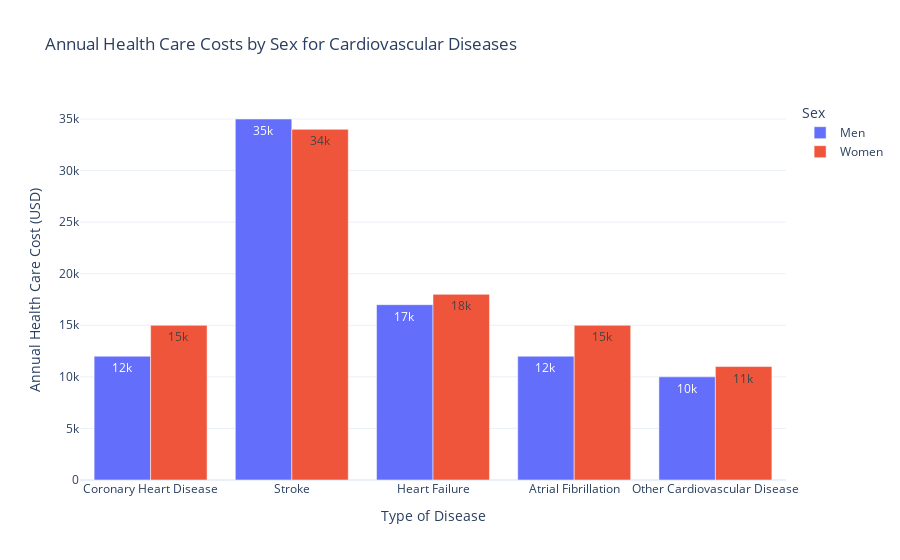

The code cell stored with this chart in its notebook:
### Markdown cell above
The Economic Burden of Cardiovascular Disease and Stroke in the United States

### Code cell
df_by_sex_melted = df_by_sex.melt(id_vars=['Sex'], var_name='Disease', value_name='Annual Health Care Cost (USD)')

# Create a grouped bar chart
fig = px.bar(
    df_by_sex_melted,
    x='Disease',
    y='Annual Health Care Cost (USD)',
    color='Sex',
    barmode='group',
    title='Annual Health Care Costs by Sex for Cardiovascular Diseases',
    labels={'Annual Health Care Cost (USD)': 'Cost (USD)', 'Disease': 'Type of Disease'},
    text_auto=True
)

fig.update_layout(
    xaxis_title='Type of Disease',
    yaxis_title='Annual Health Care Cost (USD)',
    legend_title='Sex',
    template='plotly_white'
)

fig.show()

### Figure 1 — Plotly figure (JSON) as saved in the notebook; plotly's stock layout.template omitted (floating-point values rounded to 4 significant figures)
{"data": [{"alignmentgroup": "True", "hovertemplate": "Sex=Men<br>Type of Disease=%{x}<br>Cost (USD)=%{y}<extra></extra>", "legendgroup": "Men", "marker": {"color": "#636efa", "pattern": {"shape": ""}}, "name": "Men", "offsetgroup": "Men", "orientation": "v", "showlegend": true, "textposition": "auto", "texttemplate": "%{y}", "type": "bar", "x": ["Coronary Heart Disease", "Stroke", "Heart Failure", "Atrial Fibrillation", "Other Cardiovascular Disease"], "xaxis": "x", "y": [12000, 35000, 17000, 12000, 10000], "yaxis": "y"}, {"alignmentgroup": "True", "hovertemplate": "Sex=Women<br>Type of Disease=%{x}<br>Cost (USD)=%{y}<extra></extra>", "legendgroup": "Women", "marker": {"color": "#EF553B", "pattern": {"shape": ""}}, "name": "Women", "offsetgroup": "Women", "orientation": "v", "showlegend": true, "textposition": "auto", "texttemplate": "%{y}", "type": "bar", "x": ["Coronary Heart Disease", "Stroke", "Heart Failure", "Atrial Fibrillation", "Other Cardiovascular Disease"], "xaxis": "x", "y": [15000, 34000, 18000, 15000, 11000], "yaxis": "y"}], "layout": {"barmode": "group", "legend": {"title": {"text": "Sex"}, "tracegroupgap": 0}, "title": {"text": "Annual Health Care Costs by Sex for Cardiovascular Diseases"}, "xaxis": {"anchor": "y", "domain": [0, 1], "title": {"text": "Type of Disease"}}, "yaxis": {"anchor": "x", "domain": [0, 1], "title": {"text": "Annual Health Care Cost (USD)"}}}}
